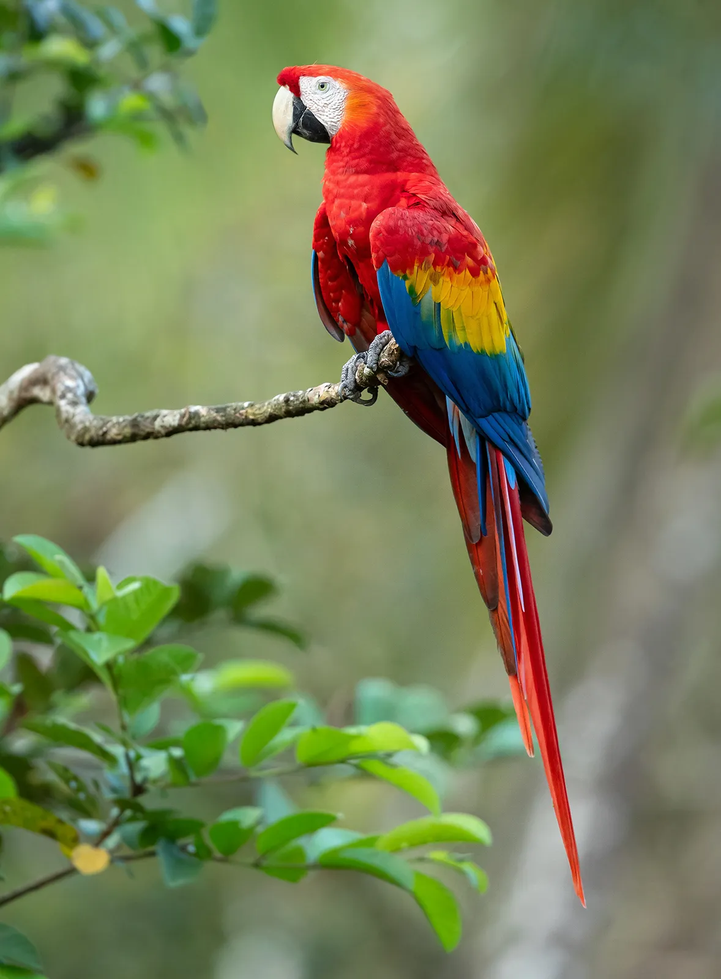
#> input picture rgb.png, 721 x 979 px, shrunk from 1178 x 1600 before the run
$ python dipAss2.py
#> lines starting #> are read from the running program, lines starting #| are printed output that depends on the picture
import cv2
import numpy as np

image = cv2.imread("rgb.png")
#> image is the input picture: shape (979, 721, 3); mean B, G, R 89.1, 128.8, 120.2

#components
B, G, R = cv2.split(image)
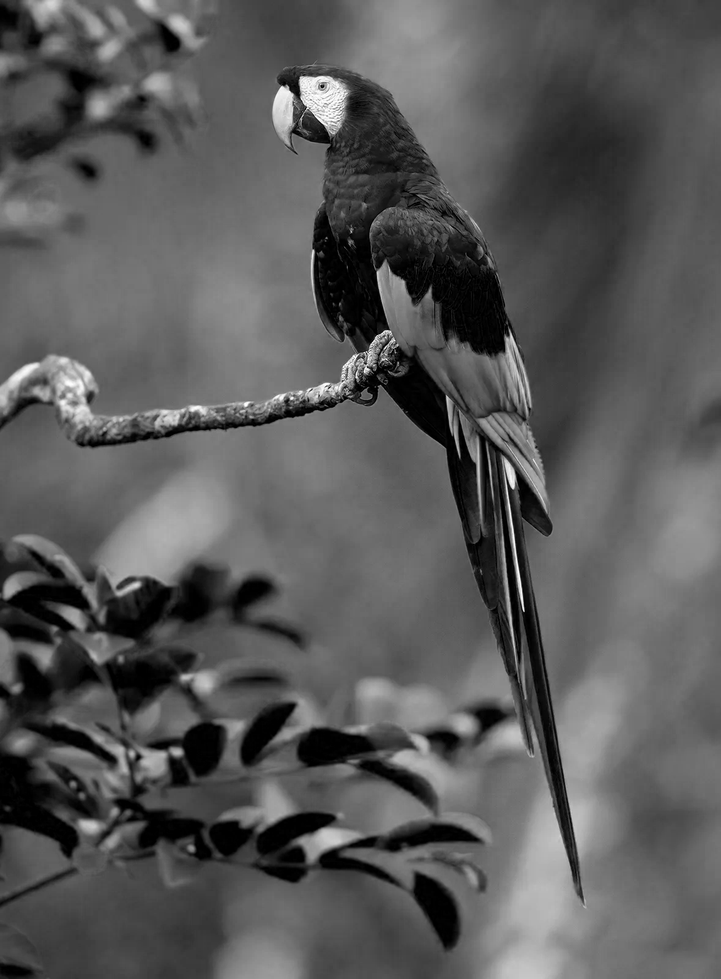
#> B: shape (979, 721); min 0, max 255, mean 89.1
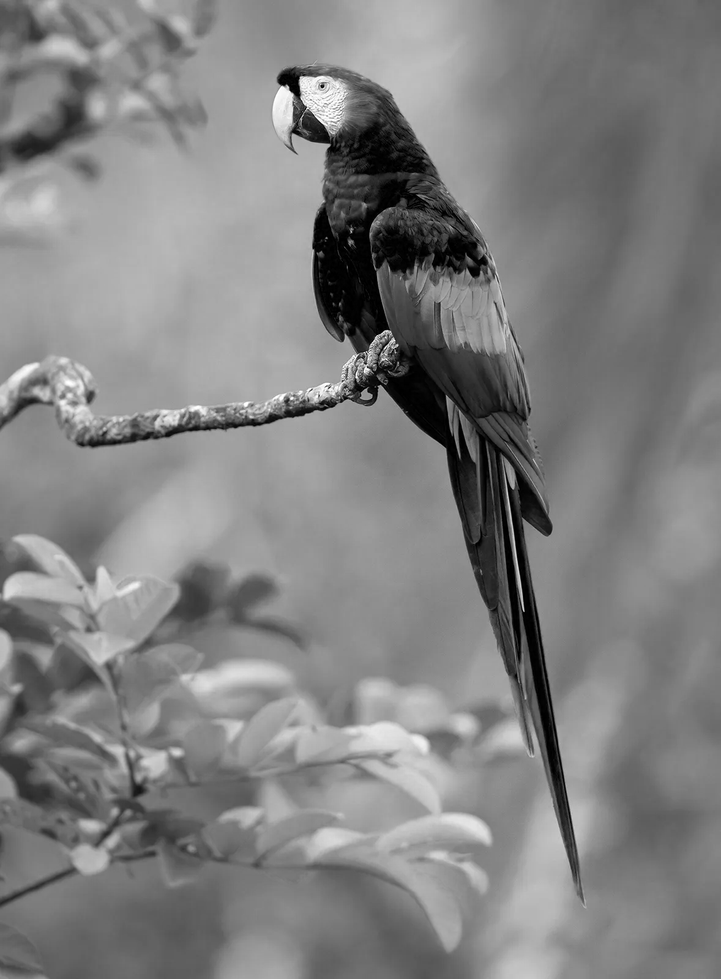
#> G: shape (979, 721); min 0, max 255, mean 128.8
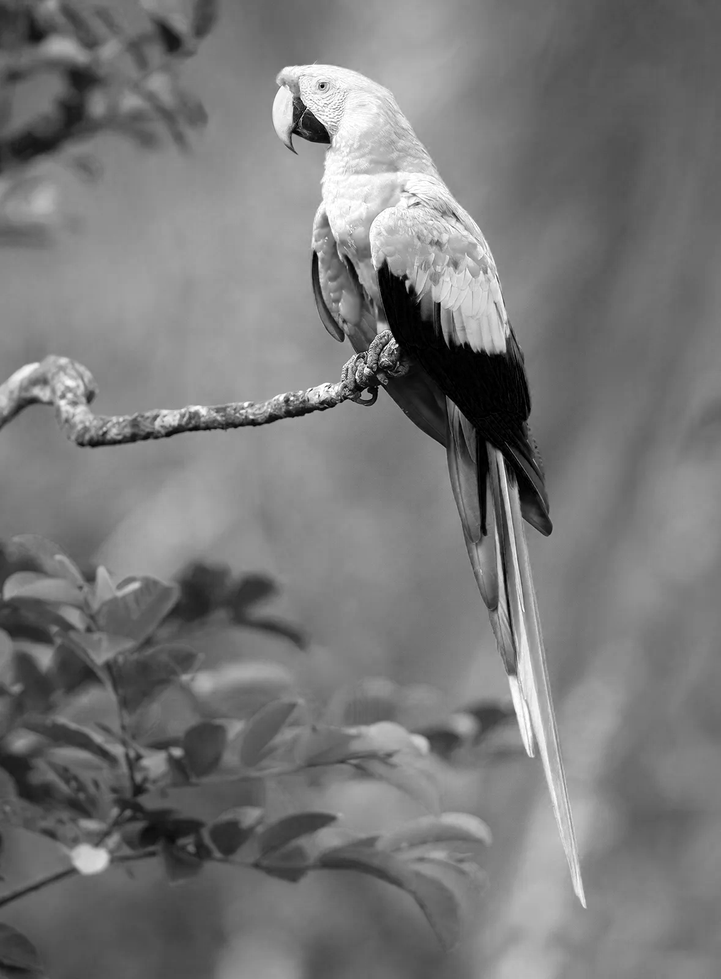
#> R: shape (979, 721); min 0, max 255, mean 120.2

zeros = np.zeros_like(G)

blue_component  = cv2.merge([B, zeros, zeros])
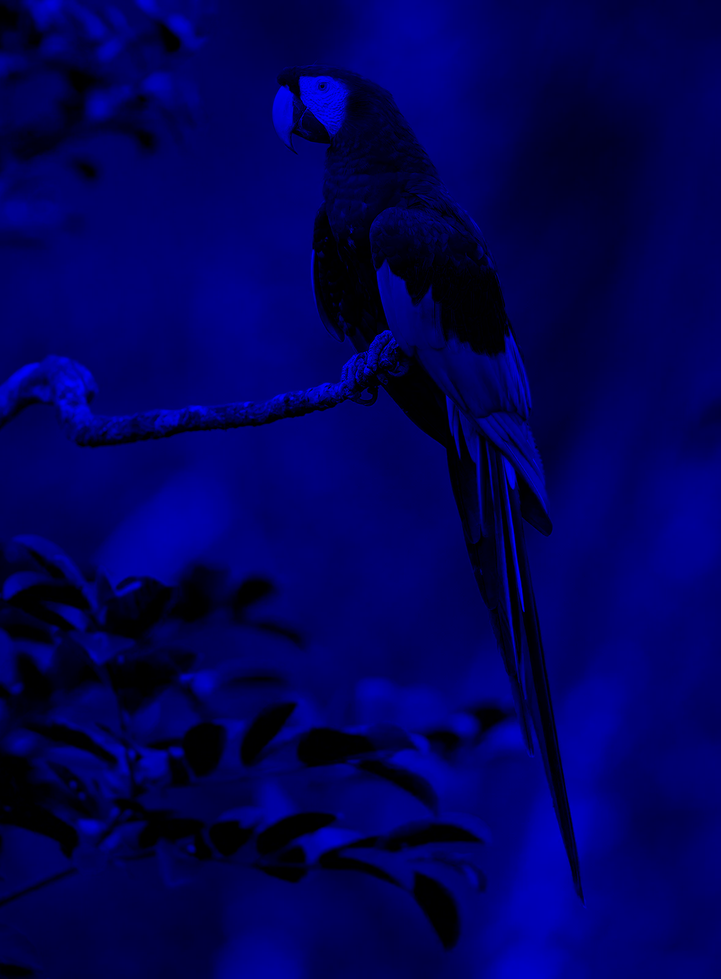
#> blue_component: shape (979, 721, 3); mean of channels 0, 1, 2 89.1, 0, 0; drawn as B, G, R
green_component = cv2.merge([zeros, G, zeros])
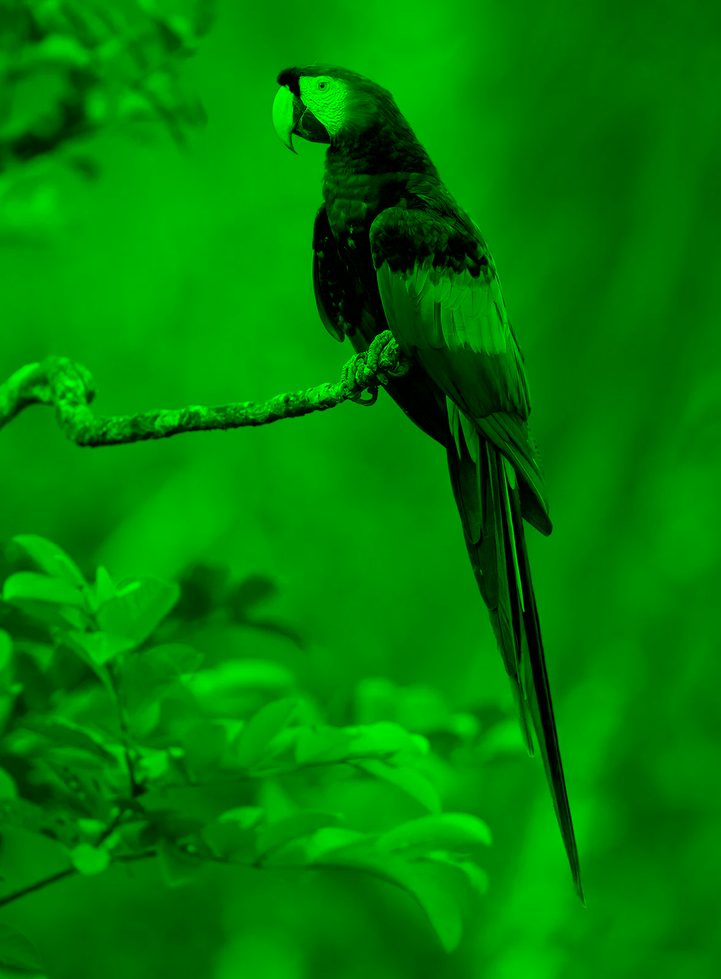
#> green_component: shape (979, 721, 3); mean of channels 0, 1, 2 0, 128.8, 0; drawn as B, G, R
red_component   = cv2.merge([zeros, zeros, R])
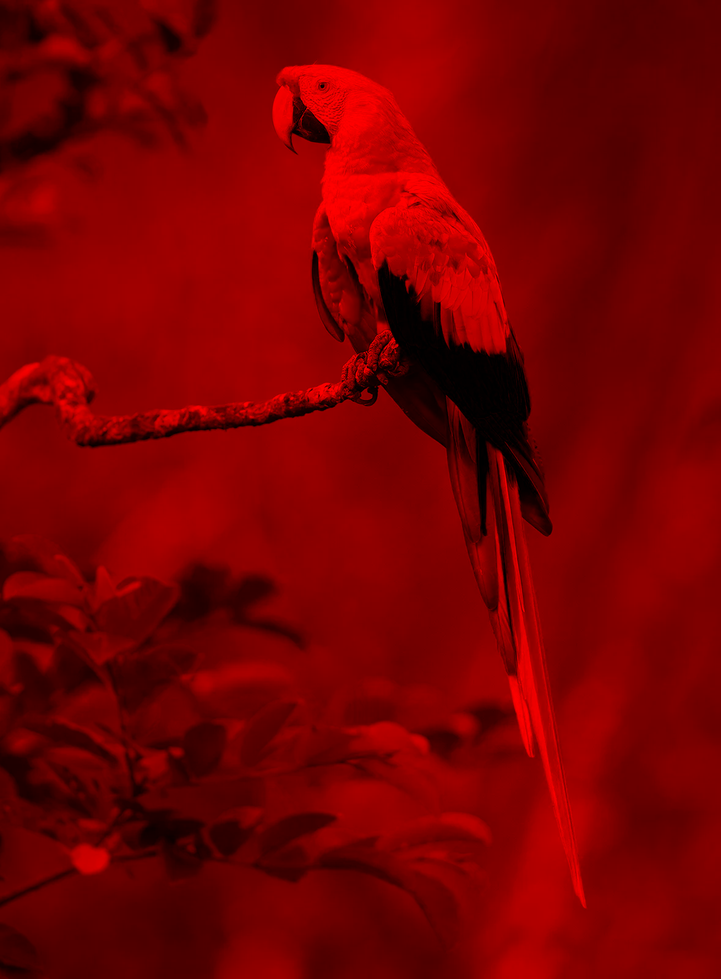
#> red_component: shape (979, 721, 3); mean of channels 0, 1, 2 0, 0, 120.2; drawn as B, G, R

cv2.imshow("Original Image", image)
cv2.imshow("Blue Component", blue_component)
cv2.imshow("Green Component", green_component)
cv2.imshow("Red Component", red_component)

cv2.waitKey(0)
cv2.destroyAllWindows()
